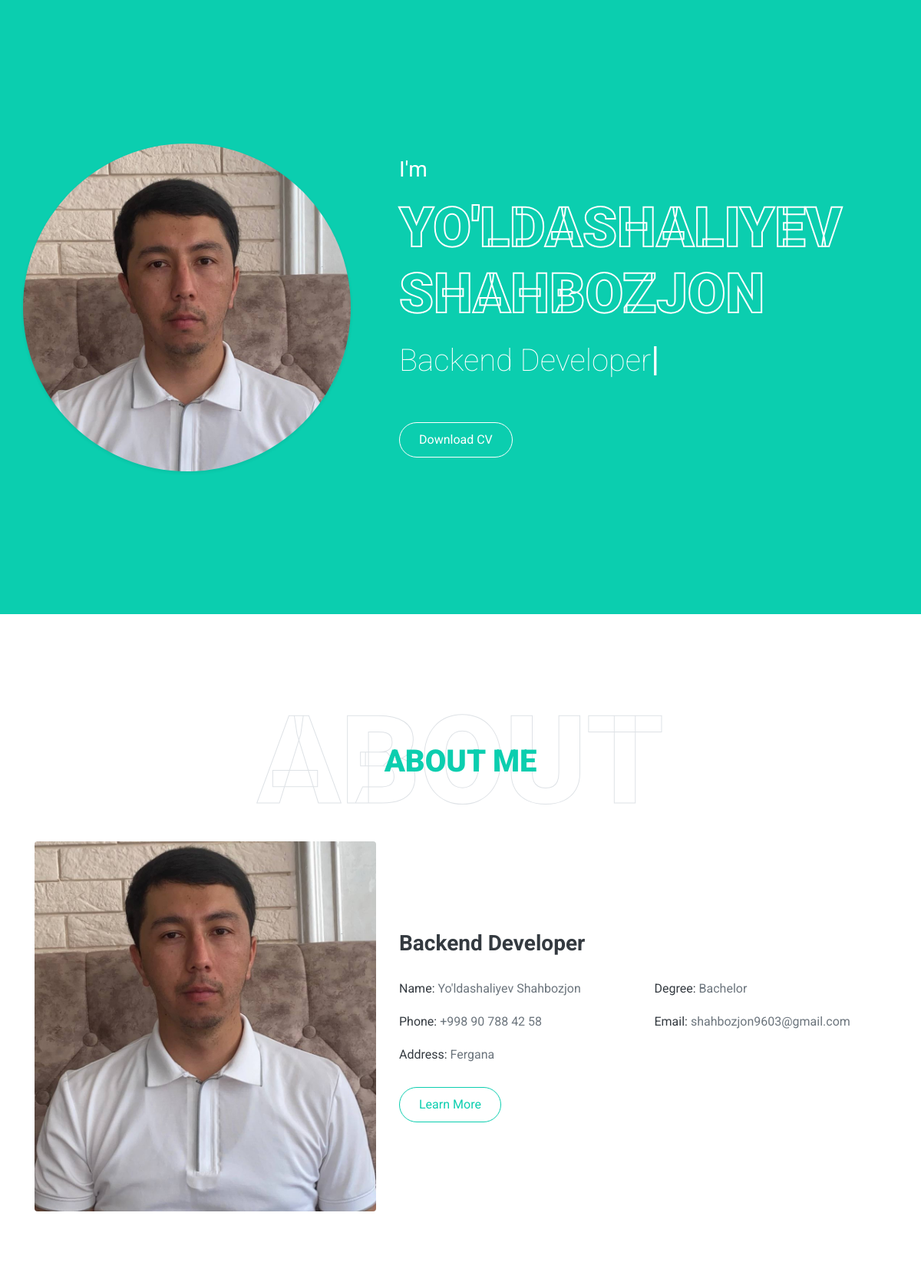
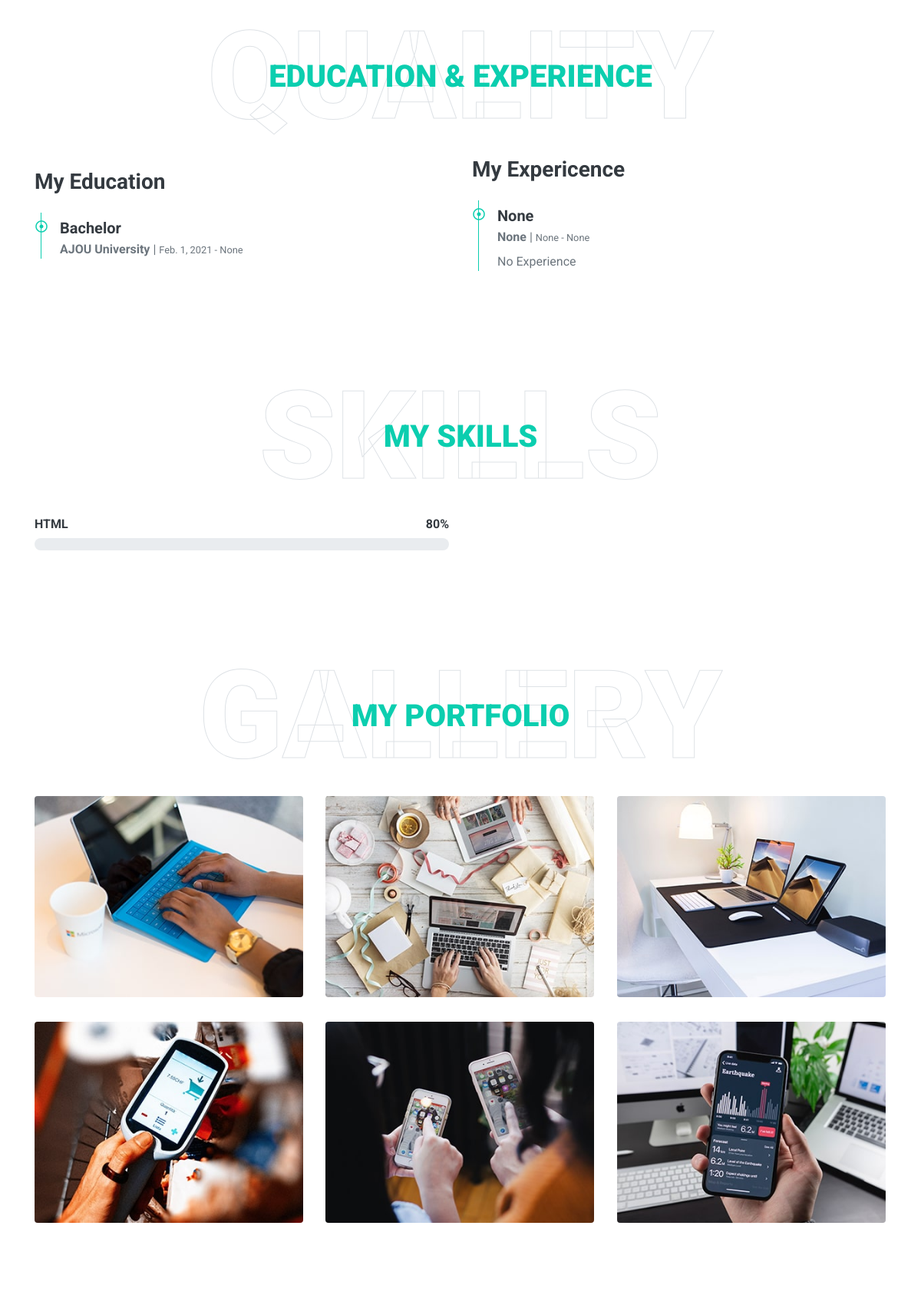
The page / (upper part) on the database its author committed (2 pictures, top to bottom).
### portfolio/models.py (models this page shows, shortened)
class Profile(models.Model):
    full_name = models.CharField(max_length=150)
    profession = models.CharField(max_length=100)
    cv = models.FileField(upload_to='cv', blank=True, null=True)

class AboutMe(models.Model):
    profession = models.CharField(max_length=200, null=True, blank=True)
    full_name = models.CharField(max_length=300)
    phone = models.CharField(max_length=20)
    email = models.EmailField()
    address = models.CharField(max_length=500, null=True, blank=True)
    degree = models.CharField(max_length=100, null=True, blank=True)
    image = models.ImageField(upload_to='images')

class Education(models.Model):
    edu_name = models.CharField(max_length=200)
    degree = models.CharField(max_length=150)
    from_time = models.DateField(null=True, blank=True)
    to_time = models.DateField(null=True, blank=True, default='Current')
    text = models.TextField(null=True, blank=True)

class Experience(models.Model):
    company = models.CharField(max_length=150, null=True, blank=True)
    position = models.CharField(max_length=150, null=True, blank=True)
    from_time = models.DateField(null=True, blank=True)
    to_time = models.DateField(null=True, blank=True)
    text = models.TextField()

class Skill(models.Model):
    name = models.CharField(max_length=50)
    score = models.IntegerField(default=80)

### portfolio/views.py (the view)
# urls.py: path('', HomePageView.as_view(), name='home'),
class HomePageView(generic.TemplateView):
    template_name = 'index.html'
    def get_context_data(self, **kwargs):
        context = super().get_context_data(**kwargs)
        context['aboutme'] = AboutMe.objects.all()
        context['education'] = Education.objects.all()
        context['experience'] = Experience.objects.all()
        context['skills'] = Skill.objects.all()
        context['profile'] = Profile.objects.all()
        return context

### templates/index.html (shortened to what this page needs)
{% load static %}
<!DOCTYPE html>
<html lang="en">
<head>
    <link href="https://cdnjs.cloudflare.com/ajax/libs/font-awesome/5.10.0/css/all.min.css" rel="stylesheet">
    <link href="{% static 'css/style.css' %}" rel="stylesheet">
</head>
<body data-spy="scroll" data-target=".navbar" data-offset="51">
    <div class="container-fluid bg-primary d-flex align-items-center mb-5 py-5" id="home" style="min-height: 100vh;">
        <div class="container">
            <div class="row align-items-center">
                <div class="col-lg-5 px-5 pl-lg-0 pb-5 pb-lg-0">
                    <img class="img-fluid w-100 rounded-circle shadow-sm" src="{% static 'img/profile.jpg' %}" alt="">
                </div>
                {% for me in profile %}
                <div class="col-lg-7 text-center text-lg-left">
                    <h3 class="text-white font-weight-normal mb-3">I'm</h3>
                    <h1 class="display-3 text-uppercase text-primary mb-2" style="-webkit-text-stroke: 2px #ffffff;"> {{ me.full_name }} </h1>
                    <h1 class="typed-text-output d-inline font-weight-lighter text-white"></h1>
                    <div class="d-flex align-items-center justify-content-center justify-content-lg-start pt-5">
                        <a href="{{ me.cv.url }}" class="btn btn-outline-light mr-5">Download CV</a>
                    </div>
                </div>
                {% endfor %}
            </div>
        </div>
    </div>
    <div class="container-fluid py-5" id="about">
        <div class="container">
            <div class="position-relative d-flex align-items-center justify-content-center">
                <h1 class="display-1 text-uppercase text-white" style="-webkit-text-stroke: 1px #dee2e6;">About</h1>
                <h1 class="position-absolute text-uppercase text-primary">About Me</h1>
            </div>
            <div class="row align-items-center">
                <div class="col-lg-5 pb-4 pb-lg-0">
                        {% for about in aboutme %}
                    <img class="img-fluid rounded w-100" src="{{ about.image.url }}" alt="">
                </div>
                <div class="col-lg-7">
                    <h3 class="mb-4">{{ about.profession }}</h3>
                    <div class="row mb-3">
                        <div class="col-sm-6 py-2"><h6>Name: <span class="text-secondary">{{ about.full_name }}</span></h6></div>
                        <div class="col-sm-6 py-2"><h6>Degree: <span class="text-secondary">{{ about.degree }}</span></h6></div>
                        <div class="col-sm-6 py-2"><h6>Phone: <span class="text-secondary">{{ about.phone }}</span></h6></div>
                        <div class="col-sm-6 py-2"><h6>Email: <span class="text-secondary">{{ about.email }}</span></h6></div>
                        <div class="col-sm-6 py-2"><h6>Address: <span class="text-secondary">{{ about.address }}</span></h6></div>
                        {% endfor %}
                    </div>
                    <a href="" class="btn btn-outline-primary">Learn More</a>
                </div>
            </div>
        </div>
    </div>
    <div class="container-fluid py-5" id="qualification">
        <div class="container">
            <div class="position-relative d-flex align-items-center justify-content-center">
                <h1 class="display-1 text-uppercase text-white" style="-webkit-text-stroke: 1px #dee2e6;">Quality</h1>
                <h1 class="position-absolute text-uppercase text-primary">Education & Experience</h1>
            </div>
            <div class="row align-items-center">
                <div class="col-lg-6">
                    <h3 class="mb-4">My Education</h3>
                    <div class="border-left border-primary pt-2 pl-4 ml-2">
                        {% for edu in education %}
                        <div class="position-relative mb-4">
                            <i class="far fa-dot-circle text-primary position-absolute" style="top: 2px; left: -32px;"></i>
                            <h5 class="font-weight-bold mb-1">{{ edu.degree }}</h5>
                            <p class="mb-2"><strong>{{ edu.edu_name }}</strong> | <small>{{ edu.from_time}} - {{ edu.to_time}}</small></p>
                        </div>
                        {% endfor %}
                    </div>
                </div>
                <div class="col-lg-6">
                    <h3 class="mb-4">My Expericence</h3>
                    <div class="border-left border-primary pt-2 pl-4 ml-2">
                        {% for exp in experience %}
                        <div class="position-relative mb-4">
                            <i class="far fa-dot-circle text-primary position-absolute" style="top: 2px; left: -32px;"></i>
                            <h5 class="font-weight-bold mb-1">{{ exp.position }}</h5>
                            <p class="mb-2"><strong>{{ exp.company }}</strong> | <small>{{ exp.from_time}} - {{ exp.to_time }}</small></p>
                            <p> {{ exp.text }}</p>
                        </div>
                        {% endfor %}
                    </div>
                </div>
            </div>
        </div>
    </div>
    <div class="container-fluid py-5" id="skill">
        <div class="container">
            <div class="position-relative d-flex align-items-center justify-content-center">
                <h1 class="display-1 text-uppercase text-white" style="-webkit-text-stroke: 1px #dee2e6;">Skills</h1>
                <h1 class="position-absolute text-uppercase text-primary">My Skills</h1>
            </div>
            <div class="row align-items-center">
                <div class="col-md-6">
                    {% for skill in skills %}
                    <div class="skill mb-4">
                        <div class="d-flex justify-content-between">
                            <h6 class="font-weight-bold">{{ skill.name }}</h6>
                            <h6 class="font-weight-bold">{{ skill.score }}%</h6>
                        </div>
                        <div class="progress">
                        </div>
                    </div>
                    {% endfor %}
                </div>
            </div>
        </div>
    </div>
    <div class="container-fluid pt-5 pb-3" id="portfolio">
        <div class="container">
            <div class="position-relative d-flex align-items-center justify-content-center">
                <h1 class="display-1 text-uppercase text-white" style="-webkit-text-stroke: 1px #dee2e6;">Gallery</h1>
                <h1 class="position-absolute text-uppercase text-primary">My Portfolio</h1>
            </div>
            <div class="row portfolio-container">
                <div class="col-lg-4 col-md-6 mb-4 portfolio-item first">
                    <div class="position-relative overflow-hidden mb-2">
                        <a href="https://github.com/Shakhbozjon"><img class="img-fluid rounded w-100" src="{% static 'img/portfolio-1.jpg' %}" alt=""></a>
                    </div>
                </div>
                <div class="col-lg-4 col-md-6 mb-4 portfolio-item second">
                    <div class="position-relative overflow-hidden mb-2">
                        <a href="https://github.com/Shakhbozjon"><img class="img-fluid rounded w-100" src="{% static 'img/portfolio-2.jpg' %}" alt=""></a>
                    </div>
                </div>
                <div class="col-lg-4 col-md-6 mb-4 portfolio-item third">
                    <div class="position-relative overflow-hidden mb-2">
                        <a href="https://github.com/Shakhbozjon"><img class="img-fluid rounded w-100" src="{% static 'img/portfolio-3.jpg' %}" alt=""></a>
                    </div>
                </div>
                <div class="col-lg-4 col-md-6 mb-4 portfolio-item first">
                    <div class="position-relative overflow-hidden mb-2">
                        <a href="https://github.com/Shakhbozjon"><img class="img-fluid rounded w-100" src="{% static 'img/portfolio-4.jpg' %}" alt=""></a>
                    </div>
                </div>
                <div class="col-lg-4 col-md-6 mb-4 portfolio-item second">
                    <div class="position-relative overflow-hidden mb-2">
                        <a href="https://github.com/Shakhbozjon"><img class="img-fluid rounded w-100" src="{% static 'img/portfolio-5.jpg' %}" alt=""></a>
                    </div>
                </div>
                <div class="col-lg-4 col-md-6 mb-4 portfolio-item third">
                    <div class="position-relative overflow-hidden mb-2">
                        <a href="https://github.com/Shakhbozjon"><img class="img-fluid rounded w-100" src="{% static 'img/portfolio-6.jpg' %}" alt=""></a>
                    </div>
                </div>
            </div>
        </div>
    </div>
</body>
</html>

### rows shown on the page
Profile: full_name "YO'LDASHALIYEV SHAHBOZJON"
AboutMe: image (picture), profession "Backend Developer", full_name "Yo'ldashaliyev Shahbozjon", degree "Bachelor", phone "+998 90 788 42 58", email "shahbozjon9603@gmail.com", address "Fergana"
Education: degree "Bachelor", edu_name "AJOU University", from_time "Feb. 1, 2021", to_time "None"
Experience: position "None", company "None", from_time "None", to_time "None", text "No Experience"
Skill: name "HTML", score "80"
